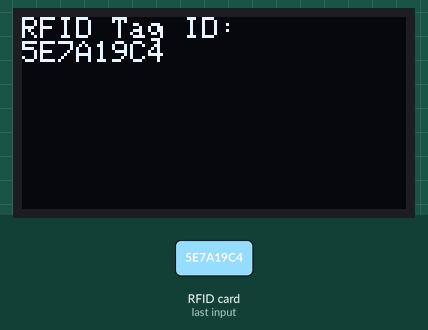
The sketch below on a simulated ESP8266 (NodeMCU). Parts: 128×64 one-colour display. The test bench sets the inputs (shaded band). WiFi joins after 1.5 s; servers stay silent unless stated; the display library's start-up logo is not drawn; network time is answered at once with the bench clock; the local clock reads 2024-03-15 10:24:30 at power-on unless the sketch sets it; the Firebase database answers and starts empty; what the sketch prints to the serial monitor is not drawn.

6.9 s: RFID card 5E 7A 19 C4 held to the reader
Above: at 8.0 s.
Timing chart, 0 to 9.9 s (numbered marks = the images above; inputs shaded):
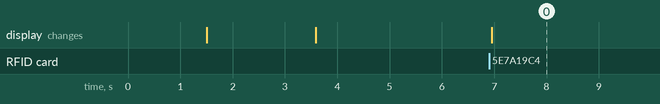

The sketch:

DATN.ino
```cpp
#include <SPI.h>
#include <MFRC522.h>
#include <ESP8266WiFi.h>
#include <FirebaseArduino.h>
#include <NTPClient.h>
#include <WiFiUdp.h>
#include <Wire.h>
#include <Adafruit_GFX.h>
#include <Adafruit_SSD1306.h>
#include <Fonts/FreeSerif9pt7b.h>

//
//#define WIFI_SSID "Xom Tro"
//#define WIFI_PASSWORD "lecong113"
//#define WIFI_SSID "Minh dep trai"
//#define WIFI_PASSWORD "0968375929@"
//#define WIFI_SSID "iphone 16"
//#define WIFI_PASSWORD "55555555"

//#define WIFI_SSID "nqp"
//#define WIFI_PASSWORD "88888889"
//#define WIFI_SSID "T 2"
//#define WIFI_PASSWORD "123456789"
#define WIFI_SSID "Sơn"
#define WIFI_PASSWORD "motdentam"

#define FIREBASE_HOST "datn-ea67f-default-rtdb.firebaseio.com"
#define FIREBASE_AUTH "R9zWunxt5CniNk6QW5O6cXVPMYjm4hqYBmfNsbHP"

constexpr uint8_t RST_PIN = D3;
constexpr uint8_t SS_PIN = D4;
MFRC522 rfid(SS_PIN, RST_PIN);

String tag;

WiFiUDP ntpUDP;
NTPClient timeClient(ntpUDP, "pool.ntp.org", 25200);

#define SCREEN_WIDTH 128 // OLED display width, in pixels
#define SCREEN_HEIGHT 64 // OLED display height, in pixels

#define OLED_RESET     -1 // Reset pin # (or -1 if sharing Arduino reset pin)
Adafruit_SSD1306 display(SCREEN_WIDTH, SCREEN_HEIGHT, &Wire, OLED_RESET);

void setup() {
  Serial.begin(115200);
  WiFi.begin(WIFI_SSID, WIFI_PASSWORD);
  Serial.print("Connecting to WiFi");
  while (WiFi.status() != WL_CONNECTED) {
    Serial.print(".");
    delay(500);
  }
  Firebase.begin(FIREBASE_HOST, FIREBASE_AUTH);
  Serial.println("WiFi connected!");
  Serial.println(WiFi.localIP());

  if(!display.begin(SSD1306_SWITCHCAPVCC, 0x3C)) { // Address 0x3C for 128x64
    Serial.println(F("SSD1306 allocation failed"));
    for(;;);
  }

  display.display();
  delay(2000); // Pause for 2 seconds

  display.clearDisplay();
  display.setTextSize(1);             // Normal 1:1 pixel scale
  display.setTextColor(SSD1306_WHITE);        // Draw white text
  display.setCursor(0,0);             // Start at top-left corner
  display.println("RFID Tag Scanner"); // Display title
  display.display();
  delay(2000); // Pause for 2 seconds

  SPI.begin();
  rfid.PCD_Init();
  timeClient.begin();
}

void loop() {
  timeClient.update();
  String formattedDate = timeClient.getFormattedDate();

  if (!rfid.PICC_IsNewCardPresent())
    return;

  if (rfid.PICC_ReadCardSerial()) {
    tag = "";
    for (byte i = 0; i < 4; i++) {
      tag += String(rfid.uid.uidByte[i], HEX);
    }
    tag.toUpperCase();
    Serial.println("RFID Tag ID: " + tag);

    display.clearDisplay();
    display.setTextSize(1);             // Normal 1:1 pixel scale
    display.setTextColor(SSD1306_WHITE);        // Draw white text
    display.setCursor(0,0);             // Start at top-left corner
    display.println("RFID Tag ID:");
    display.println(tag);
    display.display();
    delay(2000); // Pause for 2 seconds

    if (!Firebase.getBool("/Check-in/" + tag)) {
      Firebase.setString("/Check-in/" + tag + "/time", formattedDate);
      Serial.println("New data sent to Firebase");
    } else {
      Firebase.setString("/Check-in/" + tag + "/time", formattedDate);
      Serial.println("Data updated on Firebase");
    }

    rfid.PICC_HaltA();
    rfid.PCD_StopCrypto1();
  }
}
```

Measured:
- after the input at 6.9 s, the display: changes after 0.05 s (image 0)
